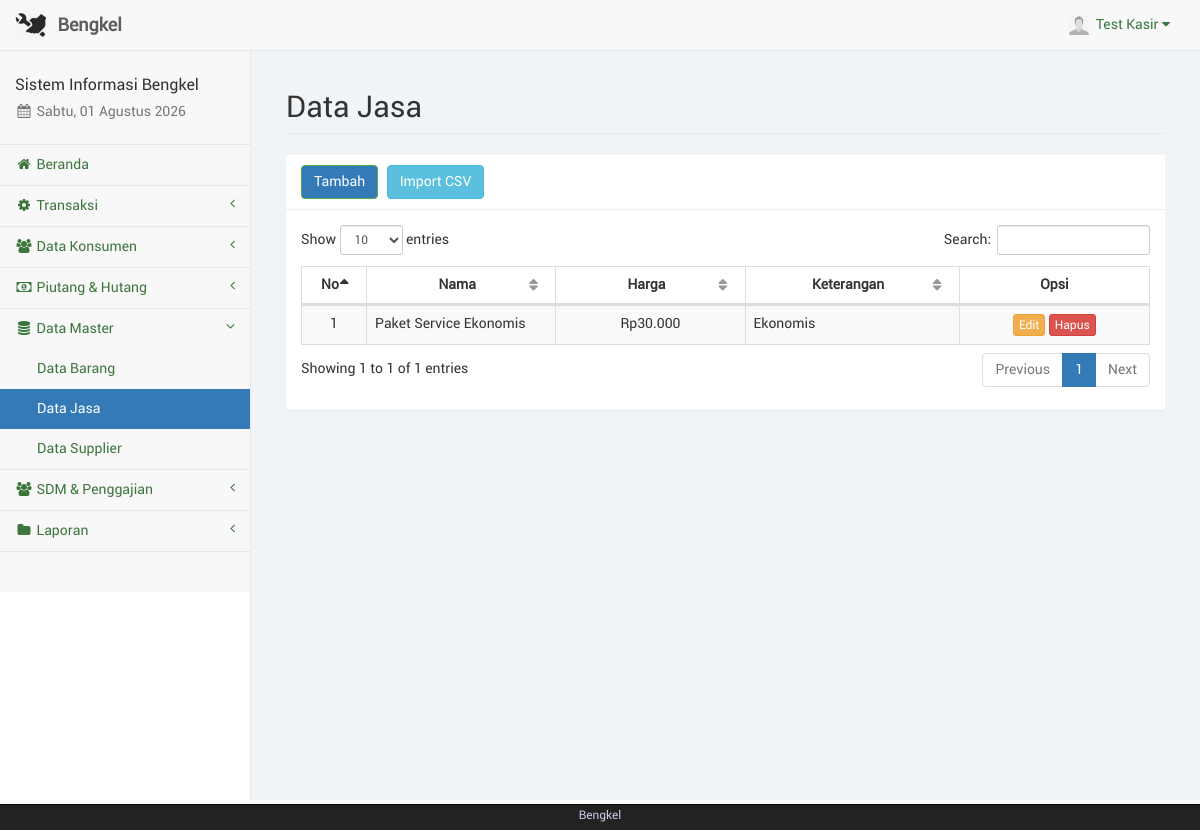
Screenshot of /kasir/jasa.php (signed in) with the database file from the repository.
### tables this page shows
CREATE TABLE IF NOT EXISTS `kasir` (
  `id_kasir` int(11) NOT NULL,
  `nama_kasir` varchar(50) NOT NULL,
  `telp_kasir` varchar(20) NOT NULL,
  `user_kasir` varchar(50) NOT NULL,
  `pass_kasir` varchar(100) NOT NULL,
  `foto_kasir` text NOT NULL,
  `id_adm` int(11) NOT NULL
);

CREATE TABLE IF NOT EXISTS `barangjasa` (
  `id_brg` int(11) NOT NULL,
  `nama` varchar(100) NOT NULL,
  `jenis` varchar(20) NOT NULL,
  `stok` varchar(10) NOT NULL,
  `harga` varchar(20) NOT NULL,
  `keterangan` text NOT NULL,
  `id_adm` int(11) NOT NULL
);

### kasir/sess_check.php (called while the page is built, shortened)
<?php
	$chk_sess = isset($_SESSION['kasir']) ? (int)$_SESSION['kasir'] : 0;
	include("dist/config/koneksi.php");
	$sql_sess = "SELECT * FROM kasir WHERE id_kasir='$chk_sess'";
	$ress_sess = mysqli_query($conn, $sql_sess);
	$row_sess = mysqli_fetch_array($ress_sess);
	$sess_kasirname = $row_sess['nama_kasir'];
	$sess_kasirfoto = $row_sess['foto_kasir'];
?>

### kasir/dist/function/format_rupiah.php (called while the page is built, shortened)
<?php
	function format_rupiah($rp) {
		$jumlah = number_format($rp, 0, ",", ".");
		$rupiah = "Rp". $jumlah;
		return $rupiah;
	}
?>

### kasir/jasa.php (the view, shortened to what this page needs)
<?php
	include("sess_check.php");
	$pagedesc = "Data Jasa";
	include("layout_top.php");
	include("dist/function/format_rupiah.php");
?>
		<div id="page-wrapper">
            <div class="container-fluid">
                <div class="row">
                    <div class="col-lg-12">
                        <h1 class="page-header">Data Jasa</h1>
                    </div>
                </div>
				<div class="row">
					<div class="col-lg-12"><?php include("layout_alert.php"); ?></div>
				</div>
				<div class="row">
					<div class="col-lg-12">
						<div class="panel panel-default">
							<div class="panel-heading">
								<a href="jasa_tambah.php" class="btn btn-success">Tambah</a>
								<a href="barang_import.php" class="btn btn-info" style="margin-left:5px">Import CSV</a>
							</div>
							<div class="panel-body">
								<table class="table table-striped table-bordered table-hover" id="tabel-data">
									<thead>
										<tr>
											<th width="1%">No</th>
											<th width="10%">Nama</th>
											<th width="10%">Harga</th>
											<th width="10%">Keterangan</th>
											<th width="10%">Opsi</th>
										</tr>
									</thead>
									<tbody>
										<?php
											$i = 1;
											$sql = "SELECT * FROM barangjasa WHERE jenis='jasa' ORDER BY nama ASC";
											$ress = mysqli_query($conn, $sql);
											while($data = mysqli_fetch_array($ress)) {
												echo '<tr>';
												echo '<td class="text-center">'. $i .'</td>';
												echo '<td>' . htmlspecialchars($data['nama']) .'</td>';
												echo '<td class="text-center">'. format_rupiah($data['harga']) .'</td>';
												echo '<td>' . htmlspecialchars($data['keterangan']) .'</td>';
												echo '<td class="text-center">
													  <a href="jasa_edit.php?js='.htmlspecialchars($data['id_brg']).'" class="btn btn-warning btn-xs">Edit</a>
													  <a href="jasa_hapus.php?js='.htmlspecialchars($data['id_brg']).'" onclick="return confirm(\'Apakah anda yakin akan menghapus '.htmlspecialchars($data['nama']).' ?\');" class="btn btn-danger btn-xs">Hapus</a>
													  </td>';
												echo '</tr>';
												$i++;
											}
										?>
									</tbody>
								</table>
							</div>
						</div>
					</div>
				</div>
            </div>
        </div>
<?php
	include("layout_bottom.php");
?>

### kasir/layout_top.php (shortened to what this page needs)
<?php
	$haries = array("Sunday" => "Minggu", "Monday" => "Senin", "Tuesday" => "Selasa", "Wednesday" => "Rabu", "Thursday" => "Kamis", "Friday" => "Jum'at", "Saturday" => "Sabtu");
	$bulans = array("", "Januari", "Februari", "Maret", "April", "Mei", "Juni", "Juli", "Agustus", "September", "Oktober", "November", "Desember");
	$hari_ini = $haries[date("l")];
	$bulan_ini = $bulans[date("n")];
	$tanggal = date("d");
	$tahun = date("Y");
?>
<!DOCTYPE html>
<html lang="en">
<head>
	<link href="libs/bootstrap/dist/css/bootstrap.min.css" rel="stylesheet">
	<link href="libs/metisMenu/dist/metisMenu.min.css" rel="stylesheet">
    <link href="libs/datatables-plugins/integration/bootstrap/3/dataTables.bootstrap.css" rel="stylesheet">
    <link href="libs/datatables-responsive/css/dataTables.responsive.css" rel="stylesheet">
	<link href="dist/css/sb-admin-2.css" rel="stylesheet">
	<link href="dist/css/offline-font.css" rel="stylesheet">
	<link href="dist/css/custom.css" rel="stylesheet">
	<link href="libs/font-awesome/css/font-awesome.min.css" rel="stylesheet" type="text/css">
</head>
<body>
    <div id="wrapper">
        <nav class="navbar navbar-default navbar-static-top" role="navigation" style="margin-bottom: 0">
            <div class="navbar-header">
				<a class="navbar-brand hidden-xs" href="index.php">
					<img src="foto/logo.png" alt="brand" width="32" class="float-left image-brand">
					<div class="float-right">&nbsp;<strong>Bengkel</strong></div>
				</a>
			</div>
            <ul class="nav navbar-top-links navbar-right">
				<li class="dropdown dropdown-right">
					<a class="dropdown-toggle" data-toggle="dropdown" href="#">
						<img src="../foto/<?php echo $sess_kasirfoto;?>" width="20px" height="20px" padding="0px">&nbsp;&nbsp;<?php echo ucfirst($sess_kasirname); ?>&nbsp;<i class="fa fa-caret-down"></i>
					</a>
				</li>
			</ul>
            <div class="navbar-default sidebar" role="navigation">
                <div class="sidebar-nav navbar-collapse">
                    <ul class="nav" id="side-menu">
                        <li class="sidebar-search">
							<h4>Sistem Informasi Bengkel</h4>
							<h5 class="text-muted"><i class="fa fa-calendar fa-fw"></i>&nbsp;<?php echo $hari_ini.", ".$tanggal." ".$bulan_ini." ".$tahun ?></h5>
						</li>
						<?php
							if($pagedesc == "Beranda") {
								echo '<li><a href="index.php" class="active"><i class="fa fa-home fa-fw"></i>&nbsp;Beranda</a></li>';
							}
							else {
								echo '<li><a href="index.php"><i class="fa fa-home fa-fw"></i>&nbsp;Beranda</a></li>';
							}
							if(isset($menuparent) && $menuparent == "transaksi") {
								echo '<li class="active">';
							}
							else {
								echo '<li>';
							}
						?>
							<a href="#"><i class="fa fa-gear fa-fw"></i>&nbsp;Transaksi<span class="fa arrow"></span></a>
						</li>
						<?php
							if(isset($menuparent) && $menuparent == "konsumen") {
								echo '<li class="active">';
							}
							else {
								echo '<li>';
							}
						?>
							<a href="#"><i class="fa fa-group fa-fw"></i>&nbsp;Data Konsumen<span class="fa arrow"></span></a>
						</li>
						<?php
							if(isset($menuparent) && $menuparent == "piutang") {
								echo '<li class="active">';
							}
							else {
								echo '<li>';
							}
						?>
							<a href="#"><i class="fa fa-money fa-fw"></i>&nbsp;Piutang & Hutang<span class="fa arrow"></span></a>
						</li>
						<?php
							if(isset($menuparent) && $menuparent == "barang") {
								echo '<li class="active">';
							}
							else {
								echo '<li>';
							}
						?>
							<a href="#"><i class="fa fa-database fa-fw"></i>&nbsp;Data Master<span class="fa arrow"></span></a>
							<ul class="nav nav-second-level">
								<?php
									if($pagedesc == "Data Barang") {
										echo '<li><a href="barang.php" class="active">Data Barang</a></li>';
									}
									else {
										echo '<li><a href="barang.php">Data Barang</a></li>';
									}
									if($pagedesc == "Data Jasa") {
										echo '<li><a href="jasa.php" class="active">Data Jasa</a></li>';
									}
									else {
										echo '<li><a href="jasa.php">Data Jasa</a></li>';
									}
									if($pagedesc == "Data Supplier") {
										echo '<li><a href="supplier.php" class="active">Data Supplier</a></li>';
									}
									else {
										echo '<li><a href="supplier.php">Data Supplier</a></li>';
									}
								?>
							</ul>
						</li>
						<?php
							if(isset($menuparent) && $menuparent == "sdm") {
								echo '<li class="active">';
							}
							else {
								echo '<li>';
							}
						?>
							<a href="#"><i class="fa fa-users fa-fw"></i>&nbsp;SDM & Penggajian<span class="fa arrow"></span></a>
						</li>
						<?php
							if(isset($menuparent) && $menuparent == "laporan") {
								echo '<li class="active">';
							}
							else {
								echo '<li>';
							}
						?>
							<a href="#"><i class="fa fa-folder fa-fw"></i>&nbsp;Laporan<span class="fa arrow"></span></a>
						</li>
		                </ul>
                 </div>
             </div>
         </nav>

### rows the page displays
kasir: foto_kasir (picture), nama_kasir "Test Kasir"
barangjasa: nama "Paket Service Ekonomis", harga "Rp30.000", keterangan "Ekonomis"
